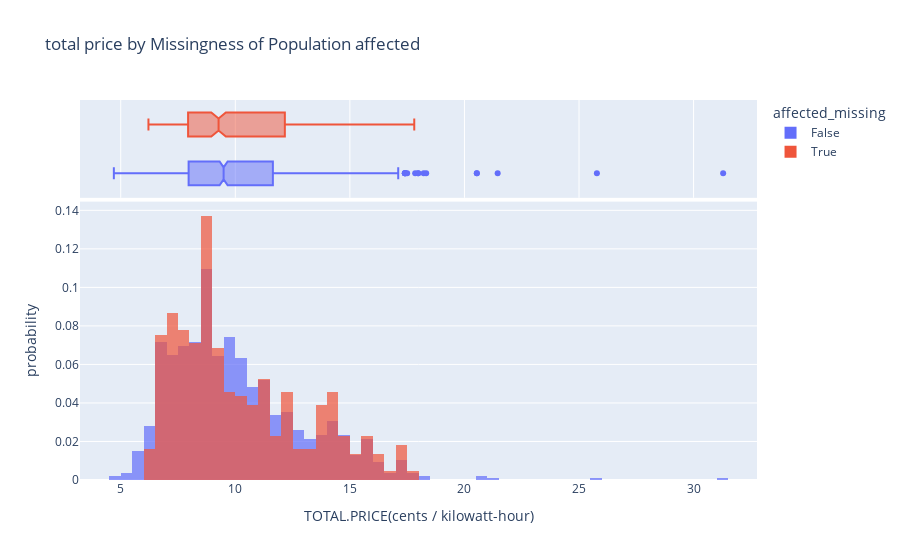

The code cell stored with this chart in its notebook:
### Code cell
# Does missingness of customers affected depend on the cause category? 
from scipy.stats import stats
df['TOTAL.PRICE(cents / kilowatt-hour)']
df.groupby('TOTAL.PRICE(cents / kilowatt-hour)').count()
df_ca_missing = df[df['CUSTOMERS.AFFECTED'].isna()]
df_ca_not_missing = df[~df['CUSTOMERS.AFFECTED'].isna()]
missing_distribution = df_ca_missing['TOTAL.PRICE(cents / kilowatt-hour)']
not_missing_distribution = df_ca_not_missing['TOTAL.PRICE(cents / kilowatt-hour)']
observed_dataframe = pd.concat([not_missing_distribution, missing_distribution], axis=1, keys=['not_missing_proportion', 'missing_proportion'])
specific_df = df[['TOTAL.PRICE(cents / kilowatt-hour)','CUSTOMERS.AFFECTED' ]].copy()
specific_df['affected_missing'] = specific_df['CUSTOMERS.AFFECTED'].isna()
per_na = df_ca_missing['TOTAL.PRICE(cents / kilowatt-hour)']
per_va = df_ca_not_missing['TOTAL.PRICE(cents / kilowatt-hour)']
obsersed_stat2 = stats.ks_2samp(per_na, per_va).statistic
px.histogram(specific_df, x='TOTAL.PRICE(cents / kilowatt-hour)', color='affected_missing', histnorm='probability', marginal='box',
             title="total price by Missingness of Population affected", barmode='overlay', opacity=0.7)

### Figure 1 — Plotly figure (JSON) as saved in the notebook; plotly's stock layout.template omitted (floating-point values rounded to 4 significant figures; data arrays with more than 128 entries replaced by an {"elided": "..."} marker saying what was removed)
{"data": [{"alignmentgroup": "True", "bingroup": "x", "histnorm": "probability", "hovertemplate": "affected_missing=False<br>TOTAL.PRICE(cents / kilowatt-hour)=%{x}<br>probability=%{y}<extra></extra>", "legendgroup": "False", "marker": {"color": "#636efa", "opacity": 0.7, "pattern": {"shape": ""}}, "name": "False", "offsetgroup": "False", "orientation": "v", "showlegend": true, "type": "histogram", "x": {"elided": "1091 float values"}, "xaxis": "x", "yaxis": "y"}, {"alignmentgroup": "True", "hovertemplate": "affected_missing=False<br>TOTAL.PRICE(cents / kilowatt-hour)=%{x}<extra></extra>", "legendgroup": "False", "marker": {"color": "#636efa"}, "name": "False", "notched": true, "offsetgroup": "False", "showlegend": false, "type": "box", "x": {"elided": "1091 float values"}, "xaxis": "x2", "yaxis": "y2"}, {"alignmentgroup": "True", "bingroup": "x", "histnorm": "probability", "hovertemplate": "affected_missing=True<br>TOTAL.PRICE(cents / kilowatt-hour)=%{x}<br>probability=%{y}<extra></extra>", "legendgroup": "True", "marker": {"color": "#EF553B", "opacity": 0.7, "pattern": {"shape": ""}}, "name": "True", "offsetgroup": "True", "orientation": "v", "showlegend": true, "type": "histogram", "x": {"elided": "443 float values"}, "xaxis": "x", "yaxis": "y"}, {"alignmentgroup": "True", "hovertemplate": "affected_missing=True<br>TOTAL.PRICE(cents / kilowatt-hour)=%{x}<extra></extra>", "legendgroup": "True", "marker": {"color": "#EF553B"}, "name": "True", "notched": true, "offsetgroup": "True", "showlegend": false, "type": "box", "x": {"elided": "443 float values"}, "xaxis": "x2", "yaxis": "y2"}], "layout": {"barmode": "overlay", "legend": {"title": {"text": "affected_missing"}, "tracegroupgap": 0}, "title": {"text": "total price by Missingness of Population affected"}, "xaxis": {"anchor": "y", "domain": [0, 1], "title": {"text": "TOTAL.PRICE(cents / kilowatt-hour)"}}, "xaxis2": {"anchor": "y2", "domain": [0, 1], "matches": "x", "showgrid": true, "showticklabels": false}, "yaxis": {"anchor": "x", "domain": [0, 0.7326], "title": {"text": "probability"}}, "yaxis2": {"anchor": "x2", "domain": [0.7426, 1], "matches": "y2", "showgrid": false, "showline": false, "showticklabels": false, "ticks": ""}}}
